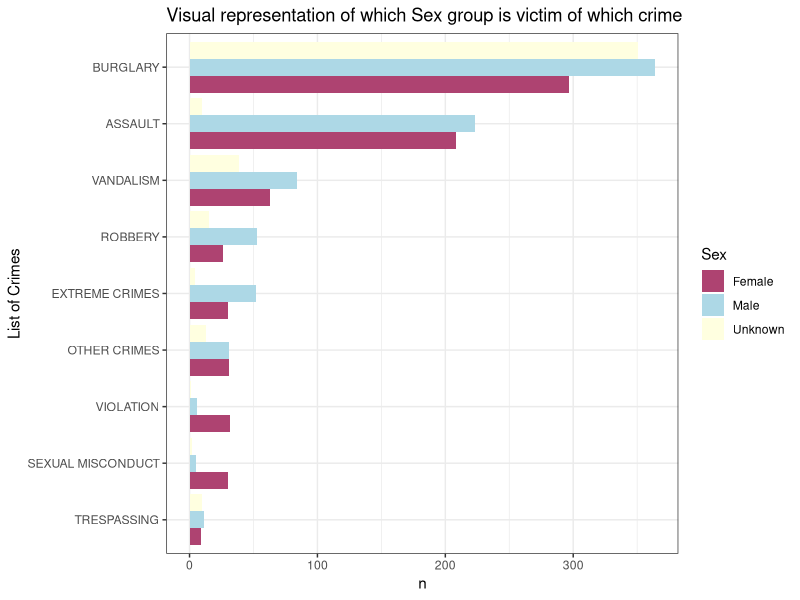
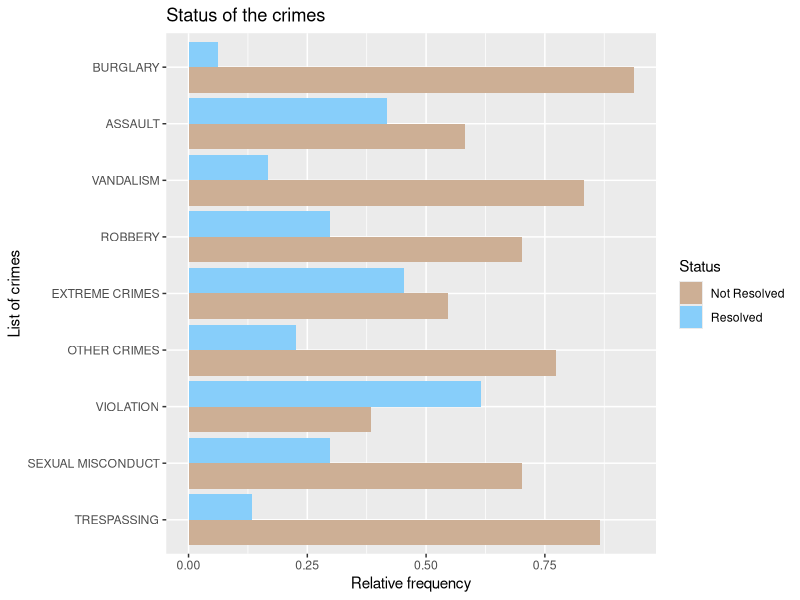

Recreate these plots in R, in order.
## ---- chunk 1
library(tidyverse)
## ---- chunk 2
data<-read.csv("Subset_data.csv")
## ---- chunk 3
for(i in 1:length(data$Crm.Cd.Desc)){
if(str_detect(data$Crm.Cd.Desc[i],"ASSAULT")==TRUE & 
   str_detect(data$Crm.Cd.Desc[i],"SEXUAL")!=TRUE){
  data$crime[i]<-"ASSAULT"
} else if(str_detect(data$Crm.Cd.Desc[i],"VIOLATION")==TRUE){
  data$crime[i]<-"VIOLATION"
}  else if(str_detect(data$Crm.Cd.Desc[i],"BURGLARY")==TRUE|
           str_detect(data$Crm.Cd.Desc[i],"STOLEN")==TRUE|
            str_detect(data$Crm.Cd.Desc[i],"THEFT")==TRUE){
  data$crime[i]<-"BURGLARY"
} else if(str_detect(data$Crm.Cd.Desc[i],"SEX")==TRUE|str_detect(data$Crm.Cd.Desc[i],"RAPE")==TRUE){
  data$crime[i]<-"SEXUAL MISCONDUCT"
} else if(str_detect(data$Crm.Cd.Desc[i],"VANDALISM")==TRUE){
  data$crime[i]<-"VANDALISM"
} else if(str_detect(data$Crm.Cd.Desc[i],"CRIMINAL")==TRUE|
          str_detect(data$Crm.Cd.Desc[i],"WEAPON")==TRUE|
          str_detect(data$Crm.Cd.Desc[i],"SHOTS")==TRUE|
          str_detect(data$Crm.Cd.Desc[i],"THREAT")==TRUE|
          str_detect(data$Crm.Cd.Desc[i],"KIDNAP")==TRUE){
  data$crime[i]<-"EXTREME CRIMES"
} else if(str_detect(data$Crm.Cd.Desc[i],"ROBBERY")==TRUE){
  data$crime[i]<-"ROBBERY"
} else if(str_detect(data$Crm.Cd.Desc[i],"TRESPASSING")==TRUE){
  data$crime[i]<-"TRESPASSING"
}else data$crime[i]<-"OTHER CRIMES"
}

data$Sex<-ifelse(data$Vict.Sex=="M","Male",ifelse(data$Vict.Sex=="F","Female","Unknown"))
## ---- chunk 4
data %>%
  group_by(crime,Sex) %>% 
  count() %>% 
  ungroup() %>% 
      ggplot()+
        aes(x=reorder(crime,n),y=n,fill=Sex)+
        geom_col(position = "dodge")+
        coord_flip()+
          scale_fill_manual(values = c("#AE4371", "lightblue", "lightyellow"))+
          labs(x="List of Crimes",title="Visual representation of which Sex group is victim of which crime")+
          theme_bw()
## ---- chunk 5
knitr::kable(data %>% 
  filter(crime=="BURGLARY") %>% 
  count(Premis.Desc) %>% 
  mutate(prop=prop.table(n)) %>% 
  filter(prop>0.030) %>% 
  select(Premis.Desc) %>% 
    rename("Premis of Burglary"="Premis.Desc"))
## ---- chunk 6
knitr::kable(data %>% 
  filter(crime=="ASSAULT") %>% 
  count(Premis.Desc) %>% 
  mutate(prop=prop.table(n)) %>% 
  filter(prop>=0.03) %>% 
  select(Premis.Desc) %>% 
    rename("Premis of Assault"="Premis.Desc"))
## ---- chunk 7
knitr::kable(data %>% 
  filter(crime=="SEXUAL MISCONDUCT") %>% 
  count(Premis.Desc) %>% 
  mutate(prop=prop.table(n)) %>% 
  filter(prop>=0.03) %>% 
  select(Premis.Desc) %>% 
    rename("Premis of Sexual Misconduct"="Premis.Desc"))
## ---- chunk 8
knitr::kable(data %>% 
  filter(crime=="EXTREME CRIMES") %>% 
  count(Premis.Desc) %>% 
  mutate(prop=prop.table(n)) %>% 
  filter(prop>=0.03) %>% 
  select(Premis.Desc) %>% 
    rename("Premis of Extreme Crimes"="Premis.Desc"))
## ---- chunk 9
weapon<-data %>% 
  filter(crime=="ASSAULT") %>% 
  count(Weapon.Desc) %>% 
  filter(n>=10) %>% 
  select(Weapon.Desc)
weapon<-weapon$Weapon.Desc  
weapon2<-data %>% 
  filter(crime=="ASSAULT",Weapon.Desc %in% weapon) %>% 
    select(Weapon.Desc,Sex)
knitr::kable(table(weapon2$Weapon.Desc,weapon2$Sex))
## ---- chunk 10
weapon<-data %>% 
  filter(crime=="SEXUAL MISCONDUCT") %>% 
  count(Weapon.Desc) %>% 
  filter(n>=10) %>% 
  select(Weapon.Desc)
weapon<-weapon$Weapon.Desc  
weapon2<-data %>% 
  filter(crime=="SEXUAL MISCONDUCT",Weapon.Desc %in% weapon) %>% 
  select(Weapon.Desc,Sex)
knitr::kable(table(weapon2$Weapon.Desc,weapon2$Sex))
## ---- chunk 11
weapon<-data %>% 
  filter(crime=="ROBBERY") %>% 
  count(Weapon.Desc) %>% 
  filter(n>=10) %>% 
  select(Weapon.Desc)
weapon<-weapon$Weapon.Desc  
weapon2<-data %>% 
  filter(crime=="ROBBERY",Weapon.Desc %in% weapon) %>% 
  select(Weapon.Desc,Sex)
knitr::kable(table(weapon2$Weapon.Desc,weapon2$Sex))
## ---- chunk 12
weapon<-data %>% 
  filter(crime=="EXTREME CRIMES") %>% 
  count(Weapon.Desc) %>% 
  filter(n>=10) %>% 
  select(Weapon.Desc)
weapon<-weapon$Weapon.Desc  
weapon2<-data %>% 
  filter(crime=="EXTREME CRIMES",Weapon.Desc %in% weapon) %>% 
  select(Weapon.Desc,Sex)
knitr::kable(table(weapon2$Weapon.Desc,weapon2$Sex))
## ---- chunk 13
data %>% 
  mutate(status=ifelse(Status.Desc=="Invest Cont","Not Resolved","Resolved")) %>% 
  select(crime,status) %>% 
  group_by(crime,status) %>%
  tally() %>% 
  mutate(rel=prop.table(n)) %>% 
  ggplot()+
  aes(x=reorder(crime,n),y=rel,fill=status) %>% 
  geom_col(position = "dodge")+
  coord_flip()+
  scale_fill_manual(values = c("peachpuff3", "lightskyblue"))+
  labs(x="List of crimes",y="Relative frequency",title="Status of the crimes",fill="Status")
